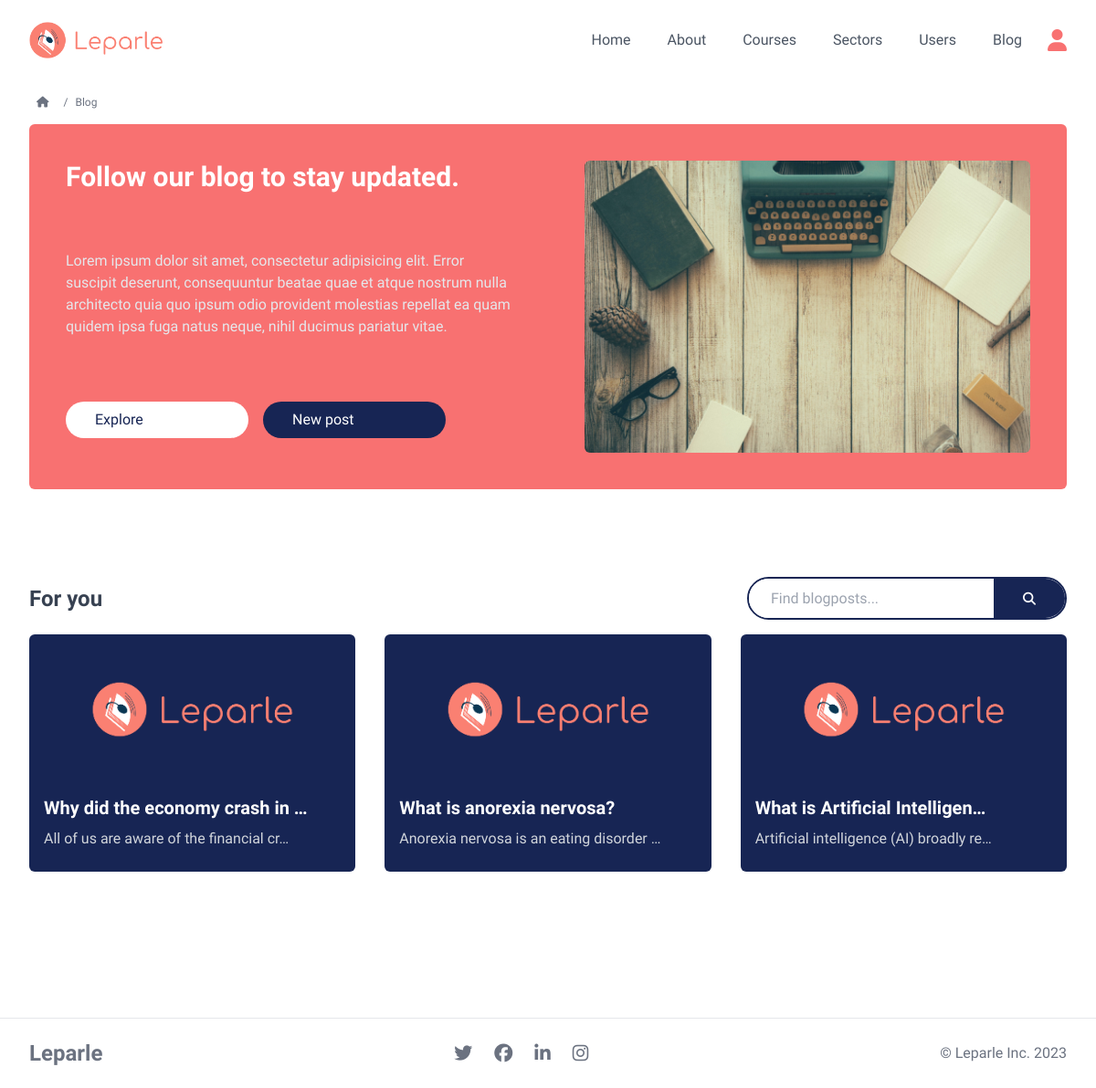
Page /blog/ (signed in) on the committed database.
### base/models.py (models this page shows, shortened)
class Blogpost(models.Model):
    sector = models.ForeignKey(
        Sector, on_delete=models.SET_NULL, blank=True, null=True,)
    title  = models.CharField(max_length=255)
    subtitle = models.CharField(max_length=255, blank=True, null=True)
    article = models.TextField(blank=True, null=True)
    image = models.ImageField(blank=True, null=True, upload_to = 'blogposts')
    date_added = models.DateTimeField( blank=True, default=timezone.now)

### base/views.py (the view)
# urls.py: path('blog/', blog, name='blog'),
@login_required(login_url='login')
def blog(req):
    user = req.user
    if user.role.sec_level >= 1:
        blogposts = Blogpost.objects.all()
    else:
        blogposts = Blogpost.objects.filter(sector=user.sector)
    context = {
        "blog_page": "active",
        'title': 'home',
        'blogposts': blogposts,
    }
    return render(req, 'base/blog.html', context)

### base/templates/base/blog.html (shortened to what this page needs)
{% extends 'main.html' %} {% load static %} {% block content %}
<div class="px-8 max-w-[1350px] mx-auto">
  <nav
    class="mx-auto py-2 flex gap-2 items-center text-xs w-full max-w-[1350px]"
  >
    <a
      class="p-2 hover:bg-gray-100 hover:text-blue-950 rounded-full transition ease-in duration-200"
      href="{% url 'home' %}"
      ><i class="fa-solid fa-house"></i>
    </a>
    /
    <a
      class="hover:text-blue-950 hover:underline transition ease-in duration-200"
      href="{% url 'blog' %}"
      >Blog</a
    >
  </nav>
  <div
    class="mb-4 p-10 mx-auto bg-red-400 grid grid-cols-1 md:grid-cols-2 gap-x-20 w-full max-w-[1350px] rounded-md"
  >
    <article
      class="flex flex-col text-left justify-between items-start text-left"
    >
      <h4 class="mb-2 text-3xl text-white font-black">
        Follow our blog to stay updated.
      </h4>
      <p class="text-gray-200">
        Lorem ipsum dolor sit amet, consectetur adipisicing elit. Error suscipit
        deserunt, consequuntur beatae quae et atque nostrum nulla architecto
        quia quo ipsum odio provident molestias repellat ea quam quidem ipsa
        fuga natus neque, nihil ducimus pariatur vitae.
      </p>
      <div class="flex gap-4">
        <a
          href="#blogposts"
          class="my-4 px-8 py-2 rounded-full flex justify-between items-center bg-white text-blue-950 w-[200px] group"
          >Explore</a>
        <a
          href="{% url 'dashboard' %}#blogform"
          class="my-4 px-8 py-2 rounded-full flex justify-between items-center bg-blue-950 text-white w-[200px] group"
          >New post
        </a>
      </div>
    </article>
    <div>
      <img
        class="w-full h-80 rounded-md object-cover"
        src="{% static 'imgs/blog.jpg' %}"
        alt="welcome image"
      />
    </div>
  </div>
  <section id="blogposts" class="py-20 bg-white w-full text-left">
    <div class="max-w-[1350px] mx-auto">
      <div class="mb-4 flex justify-between items-center">
        <h3 class="text-gray-700 lg:text-2xl font-bold">For you</h3>
        <form
          id="search_box"
          class="w-100 border border-2 border-blue-950 rounded-full flex flex-row max-w-xl justify-between items-fill"
        >
          <input
            type="text"
            name="query"
            id="querier"
            required
            class="px-6 py-3 rounded-l-full bg-white text-black w-full h-full"
            placeholder="Find blogposts..."
          />
          <button
            class="group px-8 py-2 text-sm bg-blue-950 hover:bg-red-400 text-white rounded-r-full"
            type="submit"
          >
            <i class="fa-solid fa-magnifying-glass"></i>
          </button>
        </form>
      </div>
      <div class="grid grid-cols-1 md:grid-cols-2 lg:grid-cols-3 gap-8">
        {% for item in blogposts %}
        <a href="{% url 'blogpost' item.id  %}">
          <div
            class="flex flex-col bg-blue-950 hover:shadow-md rounded-md group"
          >
            {% if not item.image %}
            <img
              class="h-40 w-full rounded-l-xl object-cover"
              src="{% static 'imgs/leparle-logo.png' %}"
              alt="welcome image"
            />
            {% else %}
            <img
              class="h-40 w-full rounded-l-xl object-cover"
              src="{{item.image.url}}"
              alt="welcome image"
            />
            {% endif %}
            <div class="p-4 flex flex-col justify-between">
              <h4 class="text-white text-xl font-bold">
                {{item.title|truncatechars:30}}
              </h4>
              <p class="py-2 text-gray-300 text-md">
                {{item.article|truncatechars:40}}
              </p>
            </div>
          </div> </a
        >{% endfor %}
      </div>
    </div>
  </section>
</div>
{% endblock %}

### static/styles.css (style rules this page uses)
html { scroll-behavior: smooth; box-sizing: border-box; }

### templates/main.html (style rules this page uses)
body { font-family: "Comfortaa", serif; }

### rows in the picture
Blogpost: title "Why did the economy crash in …", article "All of us are aware of the financial cr…"
Blogpost: title "What is anorexia nervosa?", article "Anorexia nervosa is an eating disorder …"
Blogpost: title "What is Artificial Intelligen…", article "Artificial intelligence (AI) broadly re…"
